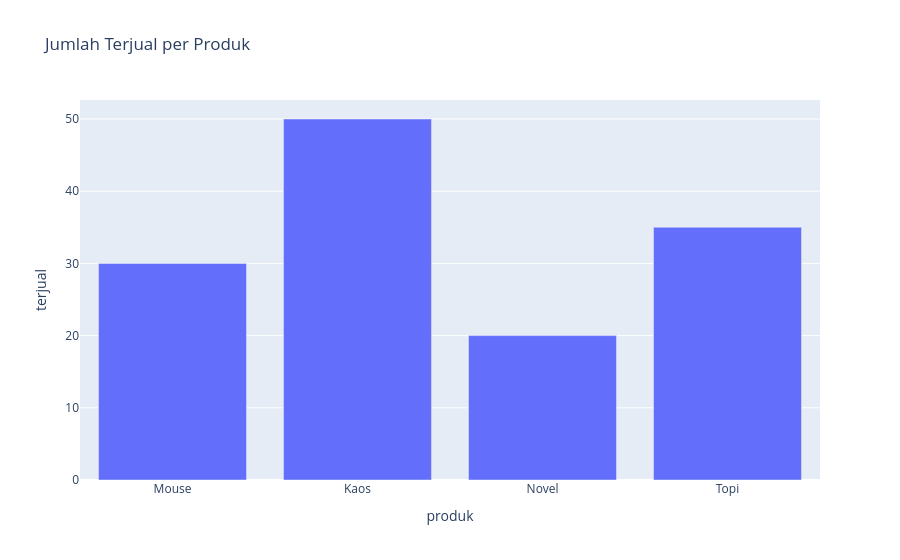

Notebook source saved alongside this figure:
### Markdown cell above
### Plotly: grafik yang "hidup"

Cara kerja Plotly beda dari Matplotlib. `px.bar(...)` tidak menggambar langsung. Dia membuat sebuah **objek `Figure`**: catatan berisi data dan gaya grafik. Objek itu lalu digambar oleh **plotly.js di browser**, itulah kenapa grafiknya bisa di-hover dan di-zoom.

- `fig.show()` — menampilkan di notebook.

- `fig.write_html("nama.html")` — menyimpan jadi halaman web yang tetap interaktif, bisa dikirim ke orang lain.

- Pola kodenya sama seperti Seaborn: tabel, kolom X, kolom Y.

### Code cell
import plotly.express as px

toy_p = pd.DataFrame({
    "produk": ["Mouse", "Kaos", "Novel", "Topi"],
    "terjual": [30, 50, 20, 35],
})

fig = px.bar(toy_p, x="produk", y="terjual", title="Jumlah Terjual per Produk")
fig.show()

### Figure 1 — Plotly figure (JSON) as saved in the notebook; plotly's stock layout.template omitted (floating-point values rounded to 4 significant figures)
{"data": [{"hovertemplate": "produk=%{x}<br>terjual=%{y}<extra></extra>", "legendgroup": "", "marker": {"color": "#636efa", "pattern": {"shape": ""}}, "name": "", "orientation": "v", "showlegend": false, "textposition": "auto", "type": "bar", "x": ["Mouse", "Kaos", "Novel", "Topi"], "xaxis": "x", "y": [30, 50, 20, 35], "yaxis": "y"}], "layout": {"barmode": "relative", "legend": {"tracegroupgap": 0}, "title": {"text": "Jumlah Terjual per Produk"}, "xaxis": {"anchor": "y", "domain": [0, 1], "title": {"text": "produk"}}, "yaxis": {"anchor": "x", "domain": [0, 1], "title": {"text": "terjual"}}}}
